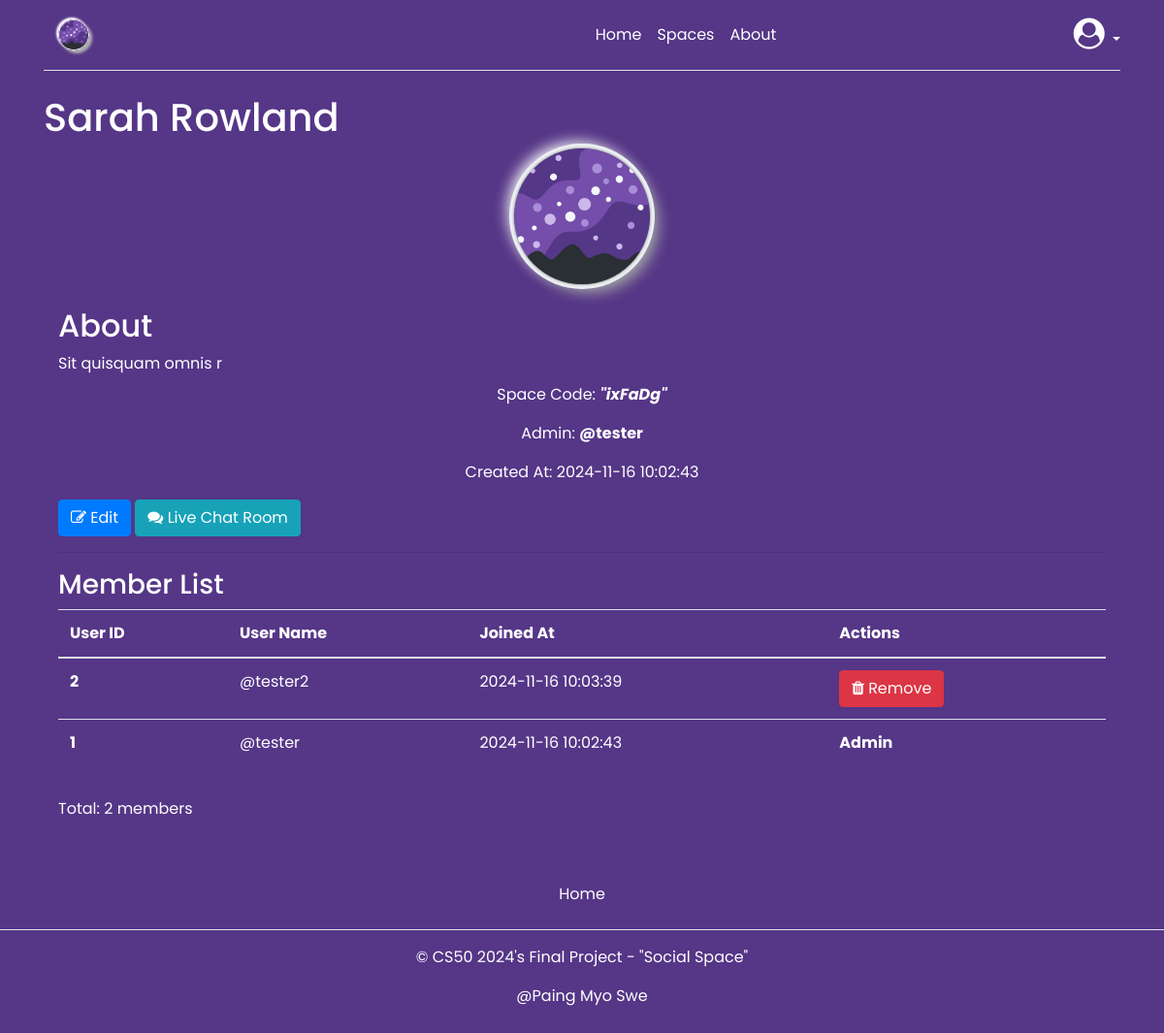
Screenshot of /spaces/1 (signed in) with the database file from the repository.
### tables this page shows
CREATE TABLE spaces (
  id INTEGER PRIMARY KEY AUTOINCREMENT,
  admin_id INTEGER NOT NULL,
  code VARCHAR NOT NULL,
  name TEXT NOT NULL,
  description TEXT NOT NULL,
  created TIMESTAMP NOT NULL DEFAULT CURRENT_TIMESTAMP,
  FOREIGN KEY (admin_id) REFERENCES users (id)
);

CREATE TABLE users (
  id INTEGER PRIMARY KEY AUTOINCREMENT,
  username TEXT UNIQUE NOT NULL,
  password TEXT NOT NULL
);

CREATE TABLE space_members (
  space_id INTEGER NOT NULL,
  user_id INTEGER NOT NULL,
  joined TIMESTAMP NOT NULL DEFAULT CURRENT_TIMESTAMP,
  FOREIGN KEY (space_id) REFERENCES spaces (id),
  FOREIGN KEY (user_id) REFERENCES users (id)
);

### app/space.py (the view)
@bp.route("/<int:id>")
@login_required
def show(id):
    db = get_db()
    space = db.execute(
        "SELECT s.id, s.code, name, description, created, admin_id, username as admin_name"
        " FROM spaces s JOIN users u ON s.admin_id = u.id"
        " WHERE s.id = ?",
        (id,),
    ).fetchone()
    if space is None:
        abort(404, f"Space id {id} doesn't exist.")
    members = get_space_members(id)
    is_member = g.user["id"] in [member["user_id"] for member in members]
    if not is_member:
        abort(403, f"You are not a member of this space.")
    return render_template(
        "space/show.html", space=space, members=members, is_member=is_member
    )

### app/auth.py (called while the page is built)
@bp.before_app_request
def load_logged_in_user():
    user_id = session.get("user_id")
    if user_id is None:
        g.user = None
    else:
        g.user = (
            get_db().execute("SELECT * FROM users WHERE id = ?", (user_id,)).fetchone()
        )

def login_required(view):
    @functools.wraps(view)
    def wrapped_view(**kwargs):
        if g.user is None:
            return redirect(url_for("auth.login"))
        return view(**kwargs)
    return wrapped_view

### app/db.py (called while the page is built)
def get_db():
    if "db" not in g:
        g.db = sqlite3.connect(
            current_app.config["DATABASE"], detect_types=sqlite3.PARSE_DECLTYPES
        )
        g.db.row_factory = sqlite3.Row
    return g.db

### app/space.py (called while the page is built)
def get_space_members(space_id):
    db = get_db()
    return db.execute(
        "SELECT sm.joined, sm.user_id, u.id, u.username FROM space_members sm JOIN users u ON sm.user_id = u.id WHERE space_id = ? ORDER BY joined DESC",
        (space_id,),
    ).fetchall()

### app/templates/space/show.html (shortened to what this page needs)
{% extends 'base.html' %} {% block header %}
<h1>{% block title %} {{ space['name'] }} {% endblock %}</h1>
{% endblock %} {% block content %}
<section class="content">
  <div class="container">
    <div class="row">
      <div class="col-lg-12">
        <div>
          <div class="space-logo mb-4">
            <img
              src="{{ url_for('static', filename = 'logo.png') }}"
              alt="logo"
              width="140"
              height="140"
            />
          </div>
          <h2 class="fw-normal">About</h2>
          <p class="mb-2">{{ space['description'] }}</p>
          <div class="text-center">
            <p>
              Space Code: <b><i>"{{ space['code'] }}"</i></b>
            </p>
            <p>Admin: <b>@{{ space['admin_name'] }}</b></p>
            <p>Created At: {{ space['created'] }}</p>
          </div>
          <p>
            {% if g.user["id"] != space["admin_id"] %}
            <button
              type="button"
              class="btn btn-danger"
              data-toggle="modal"
              data-target="#leaveModal"
            >
              Leave <i class="fa fa-sign-out"></i>
            </button>
            {% else %}
            <a
              href="{{ url_for('space.update', id = space['id']) }}"
              class="btn btn-primary"
              ><i class="fa fa-edit"></i> Edit</a
            >
            {% endif %} {% if g.user["id"] %}
            <a
              href="{{ url_for('space.chat', id = space['id']) }}"
              class="btn btn-info"
              ><i class="fa fa-comments"></i> Live Chat Room</a
            >
            {% endif %}
          </p>
        </div>
        <hr />
        <h3>Member List</h3>
        <div class="row">
          <div class="col-lg-12">
            <table class="table text-white">
              <thead>
                <tr>
                  <th scope="col">User ID</th>
                  <th scope="col">User Name</th>
                  <th scope="col">Joined At</th>
                  {% if g.user["id"] == space["admin_id"] %}
                  <th scope="col">Actions</th>
                  {% endif %}
                </tr>
              </thead>
              <tbody>
                {% for member in members %}
                <tr>
                  <th scope="row">{{ member['id'] }}</th>
                  <td>@{{ member['username'] }}</td>
                  <td>{{ member['joined'] }}</td>
                  {% if g.user["id"] == space["admin_id"] %}
                  <td>
                    {% if member['id'] != g.user['id'] %}
                    <a
                      href="{{ url_for('space.remove_member', id = space['id'], user_id = member['id']) }}"
                      class="btn btn-danger"
                      ><i class="fa fa-trash"></i> Remove</a
                    >
                    {% else %}
                    <p><b>Admin</b></p>
                    {% endif %}
                  </td>
                  {% endif %}
                </tr>
                {% endfor %}
              </tbody>
            </table>
            <p>Total: {{ members|length }} members</p>
          </div>
        </div>
      </div>
    </div>
  </div>
</section>
{% endblock %}

### app/static/style.css (style rules this page uses)
* { margin: 0; padding: 0; box-sizing: border-box; font-family: "Poppins", sans-serif; }
body { background: #553687; }
body, h1, h2, h3, h4, h5, h6, p, a, span, div { color: white; }
.space-logo { width: 140px; margin: auto; }
.space-logo img { width: 100%; height: 140px; object-fit: cover; border-radius: 50%; box-shadow: 0px 0px 3px #5f5f5f, 0px 0px 0px 5px #ecf0f3, 8px 8px 15px #a7aaa7, -6px -6px 15px #fff; }

### rows the page displays
spaces: name "Sarah Rowland", description "Sit quisquam omnis r", code "ixFaDg", created "2024-11-16 10:02:43"
users: admin_name "tester"
space_members: id "2", username "tester2", joined "2024-11-16 10:03:39"
space_members: id "1", username "tester", joined "2024-11-16 10:02:43", shows "Admin"

### other values shown
{{ members|length }} "2"
